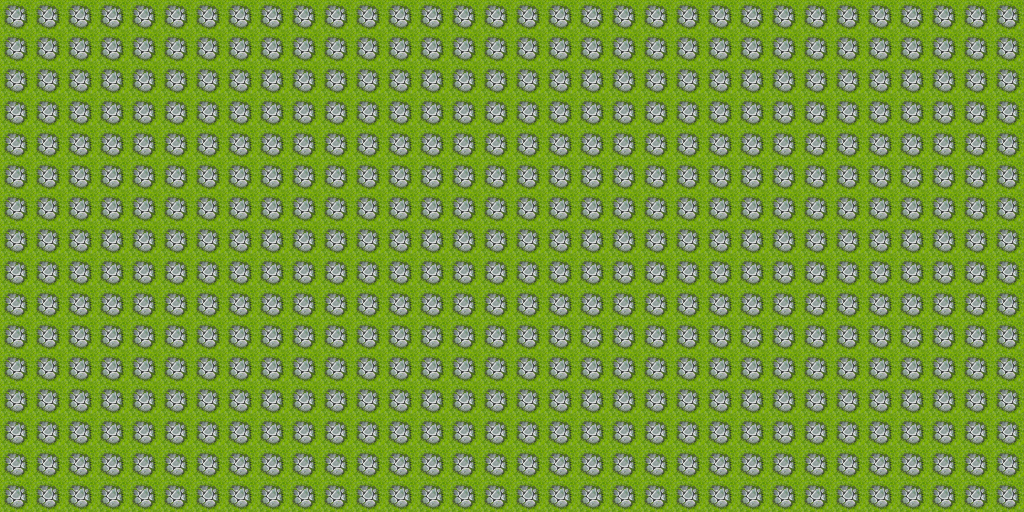

A level layout from a 2D game, rendered from its tile map. Below: a short description, then the map file with tile-grid data replaced by summaries:
An orthogonal 32x16 tile map with 32x32 px tiles, 1 tile layer (Tile Layer 1).

<map version="1.0" orientation="orthogonal" renderorder="right-down" width="32" height="16" tilewidth="32" tileheight="32" nextobjectid="1">
 <tileset firstgid="1" name="tilea2" tilewidth="32" tileheight="32" tilecount="192" columns="16">
  <image source="tilea2.png" width="512" height="384" />
 </tileset>
 <layer name="Tile Layer 1" width="32" height="16">
  <data>[512 cells, 512 non-empty, 1 distinct tile ids]</data>
 </layer>
</map>
